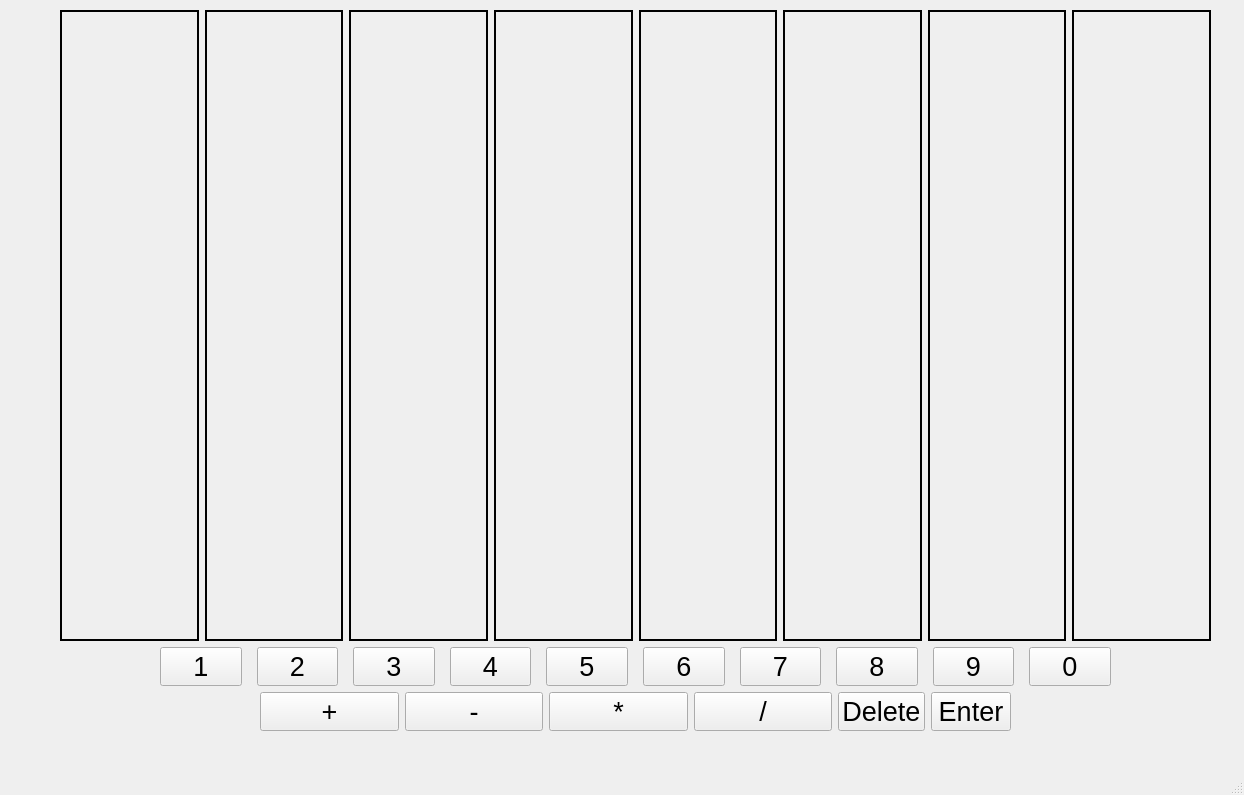
<?xml version="1.0" encoding="UTF-8"?>
<ui version="4.0">
 <class>MainWindow</class>
 <widget class="QMainWindow" name="MainWindow">
  <property name="geometry">
   <rect>
    <x>0</x>
    <y>0</y>
    <width>1244</width>
    <height>795</height>
   </rect>
  </property>
  <property name="windowTitle">
   <string>MainWindow</string>
  </property>
  <widget class="QWidget" name="centralwidget">
   <widget class="QWidget" name="verticalLayoutWidget">
    <property name="geometry">
     <rect>
      <x>60</x>
      <y>10</y>
      <width>1151</width>
      <height>721</height>
     </rect>
    </property>
    <layout class="QVBoxLayout" name="verticalLayout" stretch="1,0,0">
     <property name="sizeConstraint">
      <enum>QLayout::SetDefaultConstraint</enum>
     </property>
     <item>
      <layout class="QGridLayout" name="gridLayout">
       <item row="2" column="5">
        <widget class="QLabel" name="label_8">
         <property name="frameShape">
          <enum>QFrame::Box</enum>
         </property>
         <property name="lineWidth">
          <number>2</number>
         </property>
         <property name="text">
          <string/>
         </property>
        </widget>
       </item>
       <item row="2" column="2">
        <widget class="QLabel" name="label_6">
         <property name="frameShape">
          <enum>QFrame::Box</enum>
         </property>
         <property name="lineWidth">
          <number>2</number>
         </property>
         <property name="text">
          <string/>
         </property>
        </widget>
       </item>
       <item row="2" column="7">
        <widget class="QLabel" name="label_5">
         <property name="frameShape">
          <enum>QFrame::Box</enum>
         </property>
         <property name="lineWidth">
          <number>2</number>
         </property>
         <property name="text">
          <string/>
         </property>
        </widget>
       </item>
       <item row="2" column="6">
        <widget class="QLabel" name="label_7">
         <property name="frameShape">
          <enum>QFrame::Box</enum>
         </property>
         <property name="lineWidth">
          <number>2</number>
         </property>
         <property name="text">
          <string/>
         </property>
        </widget>
       </item>
       <item row="2" column="0">
        <widget class="QLabel" name="label_1">
         <property name="frameShape">
          <enum>QFrame::Box</enum>
         </property>
         <property name="lineWidth">
          <number>2</number>
         </property>
         <property name="text">
          <string/>
         </property>
        </widget>
       </item>
       <item row="2" column="1">
        <widget class="QLabel" name="label_2">
         <property name="frameShape">
          <enum>QFrame::Box</enum>
         </property>
         <property name="lineWidth">
          <number>2</number>
         </property>
         <property name="text">
          <string/>
         </property>
        </widget>
       </item>
       <item row="2" column="3">
        <widget class="QLabel" name="label_9">
         <property name="frameShape">
          <enum>QFrame::Box</enum>
         </property>
         <property name="lineWidth">
          <number>2</number>
         </property>
         <property name="text">
          <string/>
         </property>
        </widget>
       </item>
       <item row="2" column="4">
        <widget class="QLabel" name="label_10">
         <property name="frameShape">
          <enum>QFrame::Box</enum>
         </property>
         <property name="lineWidth">
          <number>2</number>
         </property>
         <property name="text">
          <string/>
         </property>
        </widget>
       </item>
      </layout>
     </item>
     <item>
      <layout class="QHBoxLayout" name="horizontalLayout">
       <property name="spacing">
        <number>15</number>
       </property>
       <property name="leftMargin">
        <number>100</number>
       </property>
       <property name="rightMargin">
        <number>100</number>
       </property>
       <item>
        <widget class="QPushButton" name="pushButton_3">
         <property name="font">
          <font>
           <pointsize>20</pointsize>
          </font>
         </property>
         <property name="text">
          <string>1</string>
         </property>
        </widget>
       </item>
       <item>
        <widget class="QPushButton" name="pushButton_2">
         <property name="font">
          <font>
           <pointsize>20</pointsize>
          </font>
         </property>
         <property name="text">
          <string>2</string>
         </property>
        </widget>
       </item>
       <item>
        <widget class="QPushButton" name="pushButton_9">
         <property name="font">
          <font>
           <pointsize>20</pointsize>
          </font>
         </property>
         <property name="text">
          <string>3</string>
         </property>
        </widget>
       </item>
       <item>
        <widget class="QPushButton" name="pushButton_8">
         <property name="font">
          <font>
           <pointsize>20</pointsize>
          </font>
         </property>
         <property name="text">
          <string>4</string>
         </property>
        </widget>
       </item>
       <item>
        <widget class="QPushButton" name="pushButton_7">
         <property name="font">
          <font>
           <pointsize>20</pointsize>
          </font>
         </property>
         <property name="text">
          <string>5</string>
         </property>
        </widget>
       </item>
       <item>
        <widget class="QPushButton" name="pushButton_6">
         <property name="font">
          <font>
           <pointsize>20</pointsize>
          </font>
         </property>
         <property name="text">
          <string>6</string>
         </property>
        </widget>
       </item>
       <item>
        <widget class="QPushButton" name="pushButton_10">
         <property name="font">
          <font>
           <pointsize>20</pointsize>
          </font>
         </property>
         <property name="text">
          <string>7</string>
         </property>
        </widget>
       </item>
       <item>
        <widget class="QPushButton" name="pushButton_5">
         <property name="font">
          <font>
           <pointsize>20</pointsize>
          </font>
         </property>
         <property name="text">
          <string>8</string>
         </property>
        </widget>
       </item>
       <item>
        <widget class="QPushButton" name="pushButton_4">
         <property name="font">
          <font>
           <pointsize>20</pointsize>
          </font>
         </property>
         <property name="text">
          <string>9</string>
         </property>
        </widget>
       </item>
       <item>
        <widget class="QPushButton" name="pushButton">
         <property name="font">
          <font>
           <pointsize>20</pointsize>
          </font>
         </property>
         <property name="text">
          <string>0</string>
         </property>
        </widget>
       </item>
      </layout>
     </item>
     <item>
      <layout class="QHBoxLayout" name="horizontalLayout_5">
       <property name="leftMargin">
        <number>200</number>
       </property>
       <property name="rightMargin">
        <number>200</number>
       </property>
       <item>
        <widget class="QPushButton" name="pushButton_16">
         <property name="font">
          <font>
           <pointsize>20</pointsize>
          </font>
         </property>
         <property name="text">
          <string>+</string>
         </property>
        </widget>
       </item>
       <item>
        <widget class="QPushButton" name="pushButton_15">
         <property name="font">
          <font>
           <pointsize>20</pointsize>
          </font>
         </property>
         <property name="text">
          <string>-</string>
         </property>
        </widget>
       </item>
       <item>
        <widget class="QPushButton" name="pushButton_14">
         <property name="font">
          <font>
           <pointsize>20</pointsize>
          </font>
         </property>
         <property name="text">
          <string>*</string>
         </property>
        </widget>
       </item>
       <item>
        <widget class="QPushButton" name="pushButton_13">
         <property name="font">
          <font>
           <pointsize>20</pointsize>
          </font>
         </property>
         <property name="text">
          <string>/</string>
         </property>
        </widget>
       </item>
       <item>
        <layout class="QHBoxLayout" name="horizontalLayout_8" stretch="0,0">
         <item>
          <widget class="QPushButton" name="pushButton_12">
           <property name="font">
            <font>
             <pointsize>20</pointsize>
            </font>
           </property>
           <property name="text">
            <string>Delete</string>
           </property>
          </widget>
         </item>
         <item>
          <widget class="QPushButton" name="pushButton_11">
           <property name="font">
            <font>
             <pointsize>20</pointsize>
            </font>
           </property>
           <property name="text">
            <string>Enter</string>
           </property>
          </widget>
         </item>
        </layout>
       </item>
      </layout>
     </item>
    </layout>
   </widget>
  </widget>
  <widget class="QMenuBar" name="menubar">
   <property name="geometry">
    <rect>
     <x>0</x>
     <y>0</y>
     <width>1244</width>
     <height>22</height>
    </rect>
   </property>
  </widget>
  <widget class="QStatusBar" name="statusbar"/>
 </widget>
 <resources/>
 <connections/>
</ui>
